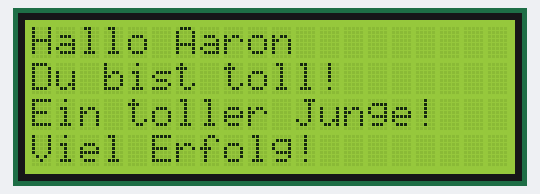
Recording of a sketch running on a simulated Arduino Uno, built with avr-gcc and run on an emulated ATmega328P. On the bench: 20×4 character LCD.

Above: at 0.2 s.
At 1.2 s:
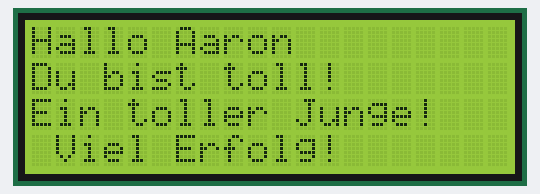
At 2.3 s:
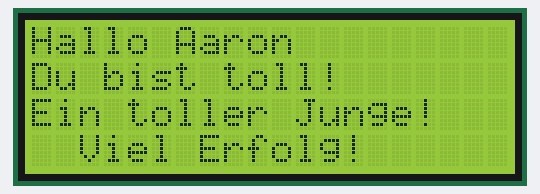
At 3.3 s:
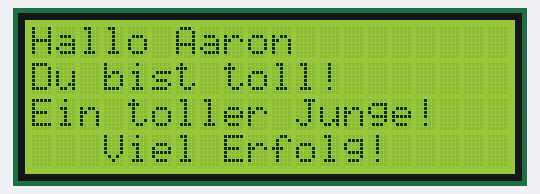
At 5.4 s:
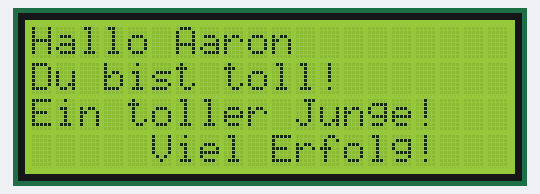
At 7.6 s:
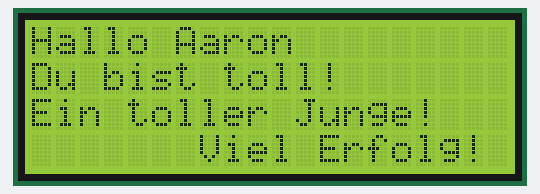

Measured:
- by itself, everything shown: repeats every 8.4 s, in 8 steps
- what the display in image 1 shows lasts 1.0 s, from 1.2 s to 2.2 s

The sketch:

HelloEmmy-4zeilig.ino
```cpp
#include <Wire.h>
#include <LiquidCrystal_I2C.h>

// Set the LCD address to 0x27 for a 20 chars and 4 line display
// 4 leitungen
// SCL an Analog5 (A5)
// SDA an Analog4 (A4)
// GND
// VCC (5V)
LiquidCrystal_I2C lcd(0x27, 20, 4);

void setup()
{
	// initialize the LCD
	lcd.begin();

	// Turn on the blacklight and print a message.
	lcd.backlight();
//  lcd.autoscroll();
}

int posX =0;
void loop()
{
lcd.clear();
lcd.setCursor(0,0); //Ab hier kann das I2C LCD Modul genau wie das einfache LCD Modul programmiert werden.
lcd.print("Hallo Aaron");

lcd.setCursor(0,1);  // lcd.setCursor um Zeichen und Zeile anzugeben
lcd.print("Du bist toll!"); // lcd.print um etwas auf dem Display anzeigen zu lassen.

lcd.setCursor(0,2);  // lcd.setCursor um Zeichen und Zeile anzugeben
lcd.print("Ein toller Junge!"); // lcd.print um etwas auf dem Display anzeigen zu lassen.

lcd.setCursor(posX,3);  // lcd.setCursor um Zeichen und Zeile anzugeben
lcd.print("Viel Erfolg!"); // lcd.print um etwas auf dem Display anzeigen zu lassen.
posX++;
if (posX>7)
  posX=0;
delay(1000);

 }
```
